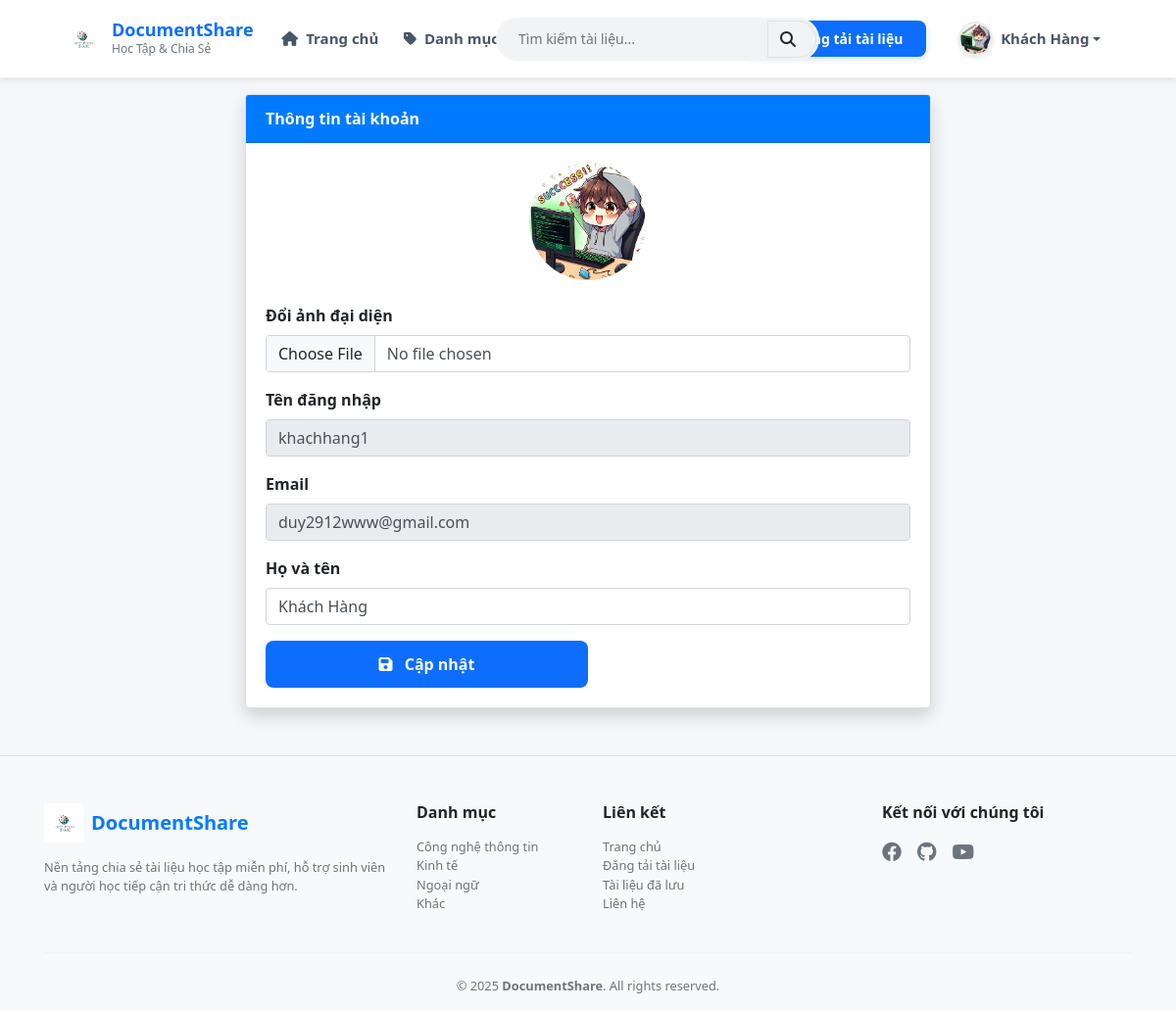
Page /profile.php (signed in) on the earlier database version.
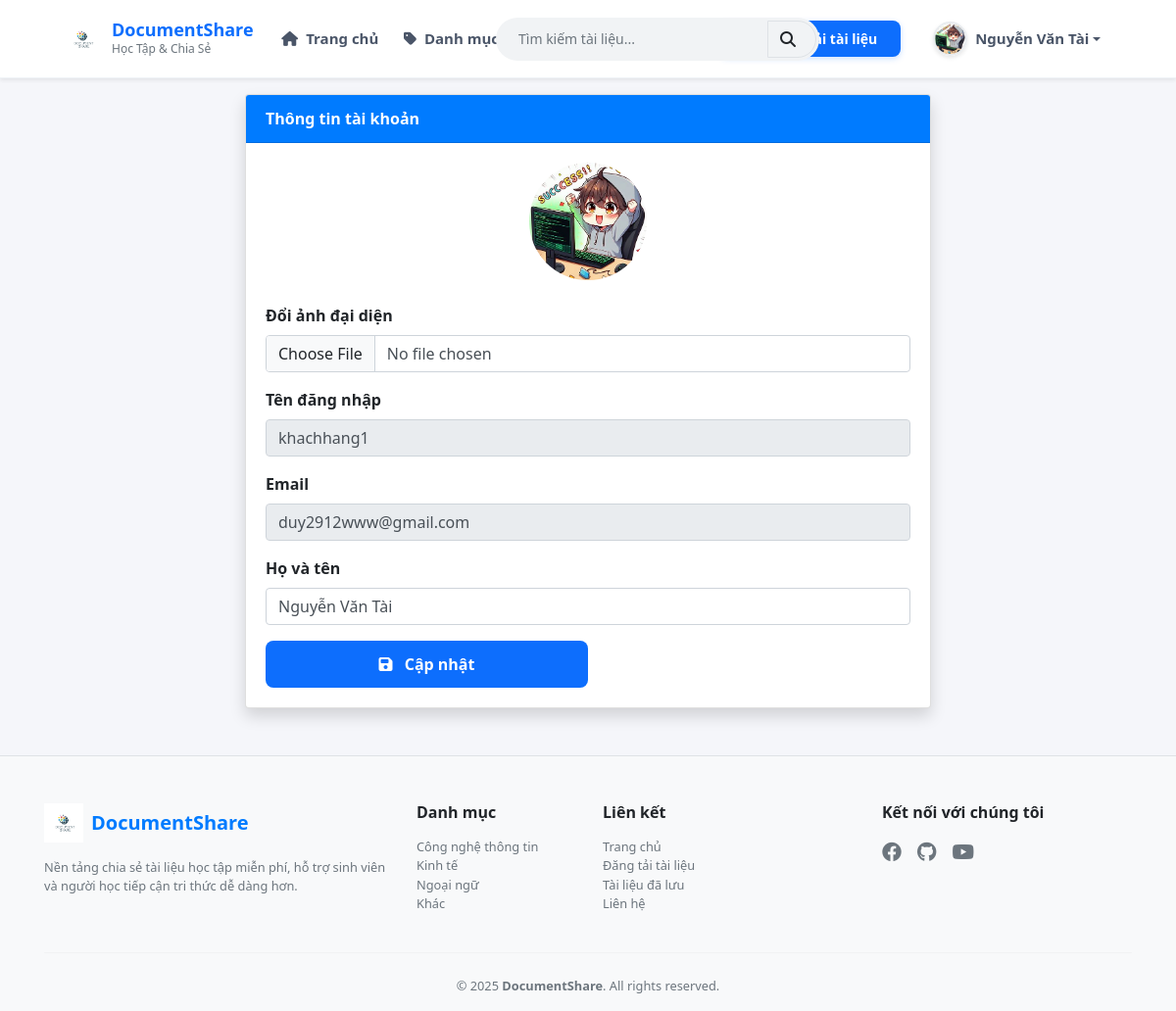
Same page on the later database version.
### tables this page shows
CREATE TABLE `users` (
  `username` varchar(50) NOT NULL,
  `fullname` varchar(100) NOT NULL,
  `password` varchar(50) NOT NULL,
  `email` varchar(50) NOT NULL,
  `avatar` varchar(255) DEFAULT NULL,
  `role` int(10) NOT NULL,
  `google_id` varchar(255) DEFAULT NULL,
  `status` int(11) DEFAULT NULL
);

### profile.php (the view, shortened to what the changed rows need)
<?php
require("header.php");
$email = $_SESSION['emailUser'];
$sql = "SELECT * FROM users WHERE email = '$email'";
$result = $conn->query($sql);
$user = $result->fetch_assoc();
?>
<div class="container mrt">
    <div id="profileWrapper" class="profile-wrapper justify-center">
        <div class="profile-box">
            <div class="card shadow" style="max-width:700px;">
                <div class="card-body">
                    <form method="post" enctype="multipart/form-data">
                        <div class="text-center mb-4">
                            <?php if (!empty($user['avatar'])): ?>
                                <img src="uploads/users/<?= $user['avatar'] ?>" width="120" height="120"
                                    style="object-fit:cover; border-radius:50%;">
                            <?php else: ?>
                                <i class="fa fa-user-circle fa-5x text-secondary"></i>
                            <?php endif; ?>
                        </div>
                        <div class="mb-3">
                            <label class="form-label">Tên đăng nhập</label>
                            <input type="text" class="form-control" value="<?= $user['username'] ?>" disabled>
                        </div>
                        <div class="mb-3">
                            <label class="form-label">Email</label>
                            <input type="email" class="form-control" value="<?= $user['email'] ?>" disabled>
                        </div>
                        <div class="mb-3">
                            <label class="form-label">Họ và tên</label>
                            <input type="text" name="fullname" class="form-control" value="<?= $user['fullname'] ?>">
                        </div>
                    </form>
                </div>
            </div>
        </div>
    </div>
</div>
<?php require("footer.php"); ?>

### header.php (shortened to what the changed rows need)
<?php
require("config.php");
if (isset($_SESSION['emailUser'])) {
    $email = $_SESSION['emailUser'];
    $sql = "SELECT * FROM users WHERE email='$email'";
    $result = $conn->query($sql);
    if ($result && $result->num_rows > 0) {
        $user = $result->fetch_assoc();
    } else {
        session_destroy();
        header("Location: login.php");
        exit();
    }
}
?>
<!DOCTYPE html>
<html lang="vi">
<head>
    <link href="https://cdn.jsdelivr.net/npm/bootstrap@5.3.3/dist/css/bootstrap.min.css" rel="stylesheet">
    <link rel="stylesheet" href="https://stackpath.bootstrapcdn.com/bootstrap/4.5.2/css/bootstrap.min.css">
    <link rel="stylesheet" href="https://cdnjs.cloudflare.com/ajax/libs/font-awesome/6.4.0/css/all.min.css">
    <link rel="stylesheet" href="assets/css/custom.css">
</head>
<body>
    <nav class="navbar navbar-expand-lg navbar-white bg-white shadow-sm fixed-top" style="height: 80px;">
        <div class="container-fluid px-lg-5">
            <div class="collapse navbar-collapse" id="navbarMenu">
                <ul class="navbar-nav ml-auto align-items-center">
                    <?php if (isset($_SESSION["emailUser"])): ?>
                        <li class="nav-item" style="margin-right: 20px">
                            <a class="btn btn-primary btn-sm btn-rounded text-white px-4 py-2" href="upload.php">
                                <i class="fa fa-upload mr-2"></i> Đăng tải tài liệu
                            </a>
                        </li>
                        <li class="nav-item dropdown user-dropdown">
                            <a class="nav-link dropdown-toggle font-weight-bold text-dark d-flex align-items-center" href="#" id="userDropdown" role="button" data-toggle="dropdown" aria-haspopup="true" aria-expanded="false">
                                <?php
                                $avatarFile = isset($_SESSION['avatar']) ? $_SESSION['avatar'] : '';
                                $avatarPath = "uploads/users/" . $avatarFile;
                                if (!empty($avatarFile) && file_exists($avatarPath)) {
                                    echo '<img src="' . $avatarPath . '" alt="Avatar" class="nav-user-avatar mr-2">';
                                } else {
                                    echo '<i class="fa fa-user-circle fa-2x text-primary mr-2"></i>';
                                }
                                ?>
                                <span class="text-truncate" style="max-width: 150px;">
                                    <?php echo $user['fullname']; ?>
                                </span>
                            </a>
                        </li>
                    <?php else: ?>
                        <li class="nav-item"><a class="btn btn-primary btn-sm px-3 btn-rounded" href="login.php">Đăng nhập</a></li>
                        <li class="nav-item ml-2"><a class="nav-link font-weight-bold" href="signup.php">Đăng ký</a></li>
                    <?php endif; ?>
                </ul>
            </div>
        </div>
    </nav>

Differences in the rows shown:
changed users "khachhang1": fullname "Khách Hàng" → "Nguyễn Văn Tài"
